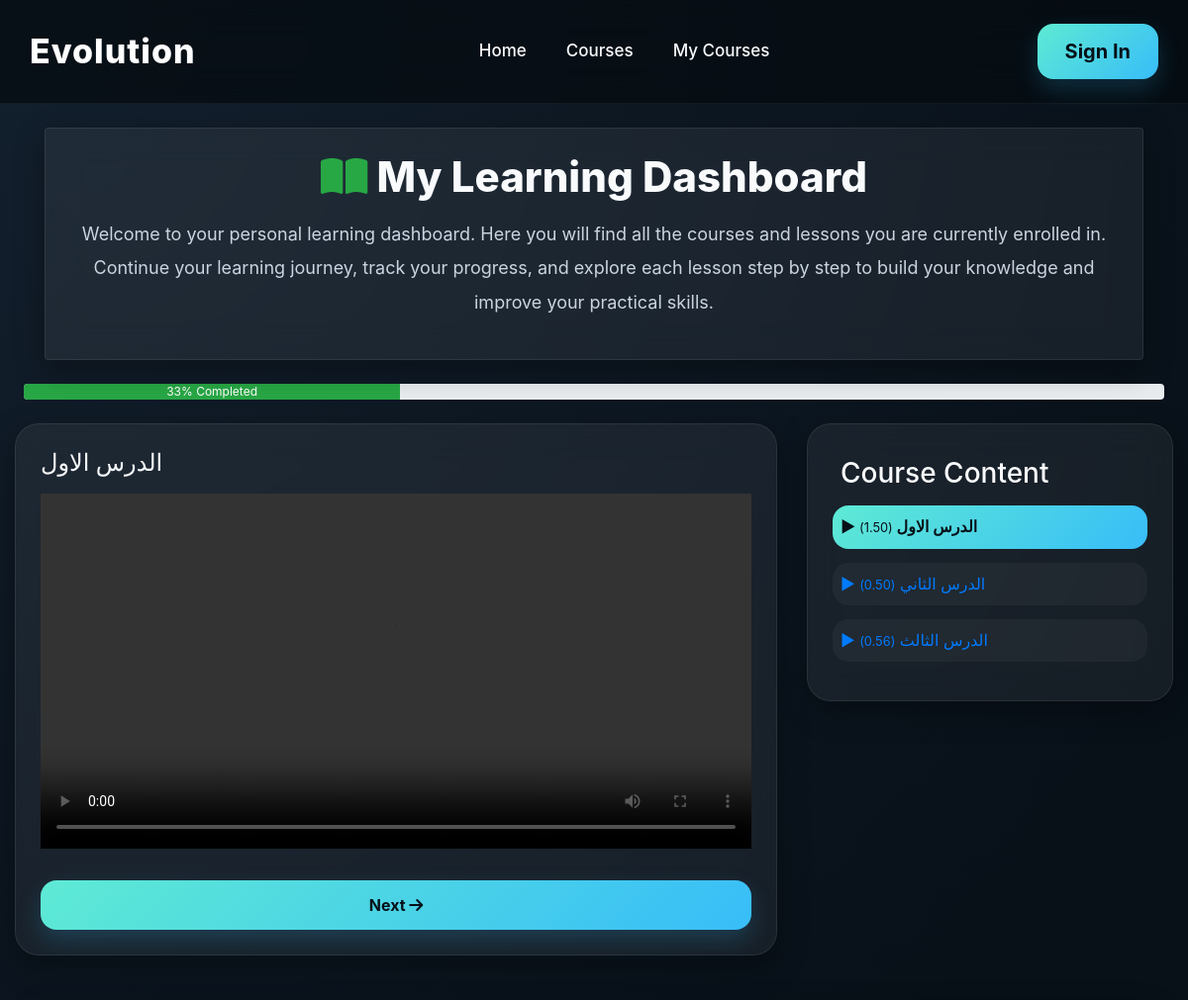
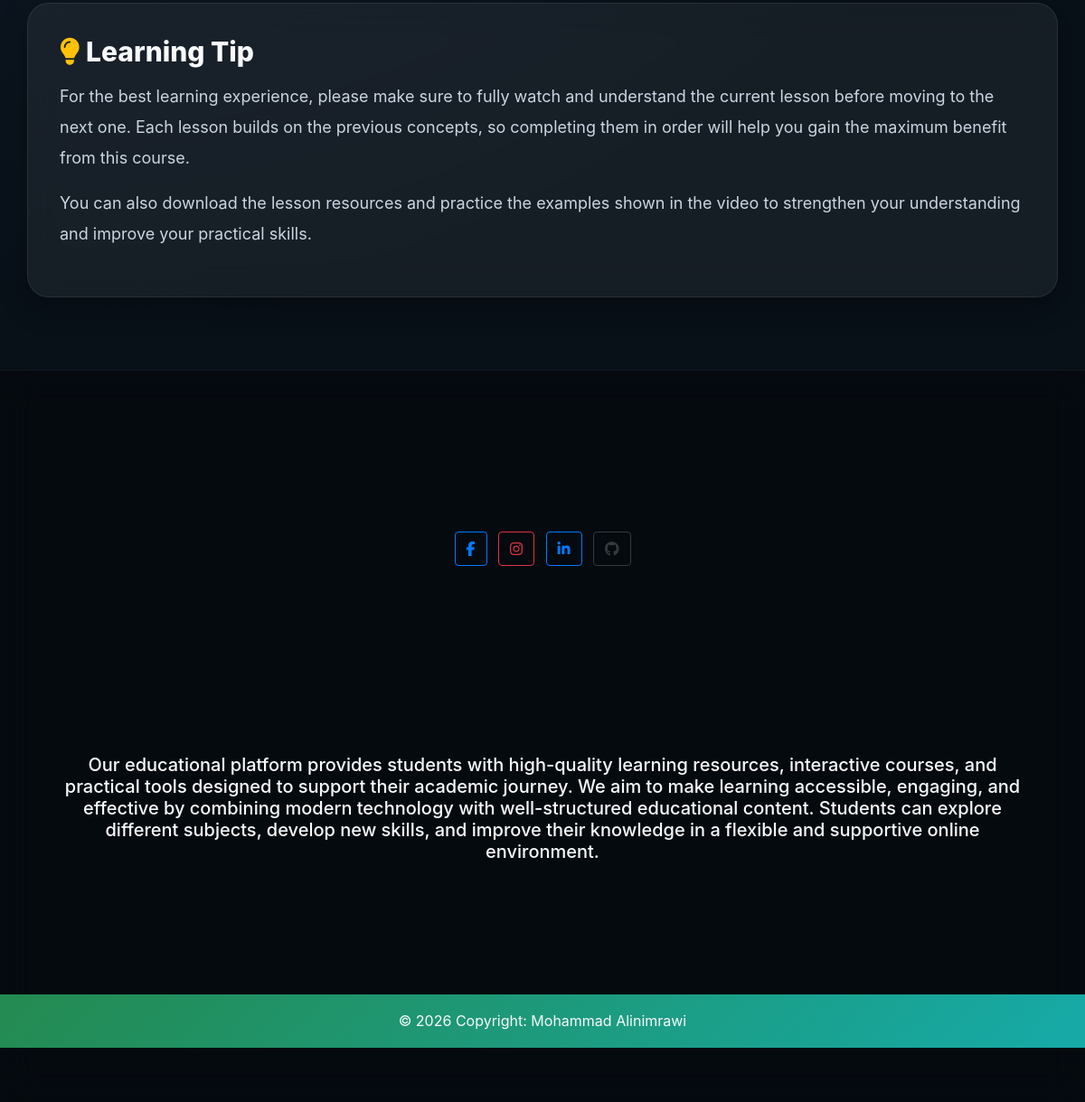
/my_courses/1/ (signed in), run on the app's committed database (2 pictures, top to bottom).
### app_app/models.py (models this page shows, shortened)
class Lesson(models.Model):
    course = models.ForeignKey(Courses, on_delete=models.CASCADE, related_name="course_lessons")
    title = models.CharField(max_length=200)
    video = models.FileField(upload_to='videos/')
    duration = models.CharField(max_length=20)
    order = models.IntegerField()

### app_app/views.py (the view)
# urls.py: path('my_courses/<int:course_id>/',views.my_courses,name="my_courses"),
@login_required
def my_courses(request, course_id):
    course = get_object_or_404(Courses, id=course_id)
    enrollment = Enrollment.objects.filter(
        user=request.user,
        course=course
    ).first()
    if not enrollment:
        return redirect('courses')  # أو صفحة "غير مصرح"
    lessons = course.course_lessons.all().order_by('order')
    lesson_id = request.GET.get('lesson')
    if lesson_id:
        current_lesson = get_object_or_404(Lesson, id=lesson_id, course=course)
    else:
        current_lesson = lessons.first()
    lesson_list = list(lessons)
    if not lesson_list:
        return render(request, 'pages/my_courses.html', {
            'lessons': [],
            'current_lesson': None,
            'progress': 0,
        })
    index = lesson_list.index(current_lesson)
    prev_lesson = lesson_list[index - 1] if index > 0 else None
    next_lesson = lesson_list[index + 1] if index < len(lesson_list) - 1 else None
    progress = int((index + 1) / len(lesson_list) * 100)
    return render(request, 'pages/my_courses.html', {
        'lessons': lessons,
        'current_lesson': current_lesson,
        'prev_lesson': prev_lesson,
        'next_lesson': next_lesson,
        'progress': progress,
    })

### templates/pages/my_courses.html (shortened to what this page needs)
{% extends "base.html" %}
{% load static %}
{% block content %}
<div class="container mt-4 mb-4">
  <div class="dashboard-box text-center p-4 rounded">
    <h2 class="dashboard-title mb-3">
      <i class="fas fa-book-open text-success"></i> My Learning Dashboard
    </h2>
    <p class="dashboard-text">
      Welcome to your personal learning dashboard. Here you will find all the courses and lessons
      you are currently enrolled in. Continue your learning journey, track your progress,
      and explore each lesson step by step to build your knowledge and improve your practical skills.
    </p>
  </div>
</div>
<div class="progress m-4 mb-4">
<div class="progress-bar bg-success" style="width: {{ progress }}%;">
{{ progress }}% Completed
</div>
</div>
<div class="container-fluid mt-4 mb-4">
<div class="row">
<div class="col-lg-8 mb-4">
<div class="video-container  ">
<h4 class="mb-3">{{ current_lesson.title }}</h4>
<div class="ratio ratio-21x9">
<video controls class="w-100" controlsList="nodownload">
<source src="{{ current_lesson.video.url }}" type="video/mp4">
</video>
</div>
<div class="lesson-buttons mt-4">
          {% if next_lesson %}
          <a href="?lesson={{ next_lesson.id }}" class="btn btn-lesson next-btn">
            Next <i class="fas fa-arrow-right"></i>
          </a>
          {% endif %}
</div>
</div>
</div>
<div class="col-lg-4">
<div class="lesson-list">
<h3 class="mb-3 pt-2 pl-2">Course Content</h3>
        {% for lesson in lessons %}
        <a href="?lesson={{ lesson.id }}"
           class="lesson-item d-block p-2 {% if lesson.id == current_lesson.id %}lesson-active{% endif %}">
          ▶ {{ lesson.title }}
          <small>({{ lesson.duration }})</small>
        </a>
        {% endfor %}
</div>
</div>
</div>
</div>
<div class="learning-note mt-4 mb-5">
<h4>
<i class="fas fa-lightbulb text-warning"></i>
Learning Tip
</h4>
<p>
For the best learning experience, please make sure to fully watch and understand
the current lesson before moving to the next one. Each lesson builds on the
previous concepts, so completing them in order will help you gain the maximum
benefit from this course.
</p>
<p>
You can also download the lesson resources and practice the examples shown in
the video to strengthen your understanding and improve your practical skills.
</p>
</div>
{% endblock %}

### allproject/static/style.css (style rules this page uses)
:root { --primary:#5eead4; --primary-dark:#14b8a6; --secondary:#38bdf8; --dark:#071018; --dark-light:#0f1722; --white:#ffffff; --text:#f8fafc; --text-light:#cbd5e1; --card-bg:rgba(255,255,255,0.06); --border:rgba(255,255,255,0.08); --shadow: 0 10px 30px rgba(0,0,0,0.35); --shadow-hover: 0 25px 50px rgba(0,0,0,0.45); --radius:24px; }
* { margin:0; padding:0; box-sizing:border-box; }
html { scroll-behavior:smooth; }
body { font-family:'Inter',sans-serif; background: radial-gradient(circle at top left,#13202e,#081018 55%); color:var(--text); overflow-x:hidden; line-height:1.7; }
a { text-decoration:none; }
.container { position:relative; z-index:2; }
.my-btn, .btn-login, .enroll-btn, .next-btn, .navbar .btn { background: linear-gradient( 135deg, var(--primary), var(--secondary) ); border:none; color:#061018; font-weight:700; border-radius:16px; padding:13px 28px; transition:0.4s; box-shadow: 0 10px 25px rgba(56,189,248,0.2); }
.card, .feature-box, .platform-box, .dashboard-box, .course-info, .course-content, .video-container, .lesson-list, .learning-note, .login-card, .jumbotron { background:var(--card-bg); border:1px solid var(--border); border-radius:var(--radius); backdrop-filter:blur(18px); box-shadow:var(--shadow); transition:0.4s; }
.dashboard-box { padding:40px; }
.dashboard-title { font-size:42px; font-weight:800; margin-bottom:18px; }
.dashboard-text { font-size:18px; color:var(--text-light); line-height:1.9; }
.video-container, .lesson-list { padding:25px; }
.lesson-list { max-height:80vh; overflow-y:auto; }
.lesson-item { background:rgba(255,255,255,0.04); padding:18px; border-radius:16px; margin-bottom:14px; cursor:pointer; transition:0.3s; }
.lesson-active { background: linear-gradient( 135deg, var(--primary), var(--secondary) ); color:#071018; font-weight:700; }
.lesson-buttons { display:flex; gap:15px; flex-wrap:wrap; margin-top:20px; }
.btn-lesson { flex:1; min-width:160px; font-weight:700; }
.learning-note { padding:35px; max-width:95%; margin:auto; }
.learning-note h4 { font-size:30px; font-weight:800; margin-bottom:15px; }
.learning-note p { color:var(--text-light); font-size:18px; line-height:1.9; }

### data on the page
Lesson: title "الدرس الاول", duration "1.50"
Lesson: title "الدرس الثاني", duration "0.50"
Lesson: title "الدرس الثالث", duration "0.56"

### other printed values
{{ progress }} "33"
